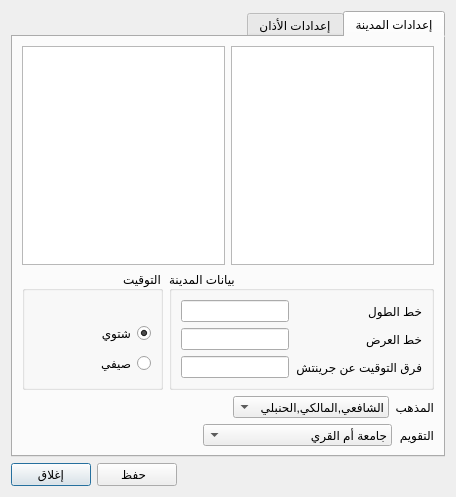
<?xml version="1.0" encoding="UTF-8"?>
<ui version="4.0">
 <class>SettingsDialog</class>
 <widget class="QDialog" name="SettingsDialog">
  <property name="geometry">
   <rect>
    <x>0</x>
    <y>0</y>
    <width>456</width>
    <height>497</height>
   </rect>
  </property>
  <property name="windowTitle">
   <string>Settings</string>
  </property>
  <property name="layoutDirection">
   <enum>Qt::LeftToRight</enum>
  </property>
  <property name="styleSheet">
   <string notr="true"/>
  </property>
  <property name="modal">
   <bool>false</bool>
  </property>
  <layout class="QVBoxLayout" name="verticalLayout_5">
   <item>
    <layout class="QHBoxLayout" name="horizontalLayout_11">
     <item>
      <widget class="QTabWidget" name="tabWidget">
       <property name="enabled">
        <bool>true</bool>
       </property>
       <property name="focusPolicy">
        <enum>Qt::TabFocus</enum>
       </property>
       <property name="layoutDirection">
        <enum>Qt::RightToLeft</enum>
       </property>
       <property name="currentIndex">
        <number>0</number>
       </property>
       <property name="iconSize">
        <size>
         <width>48</width>
         <height>48</height>
        </size>
       </property>
       <widget class="QWidget" name="tabWidgetPage1">
        <property name="layoutDirection">
         <enum>Qt::LeftToRight</enum>
        </property>
        <attribute name="icon">
         <iconset>
          <normaloff>icons/kubbetussahra_128x128x32.png</normaloff>icons/kubbetussahra_128x128x32.png</iconset>
        </attribute>
        <attribute name="title">
         <string>إعدادات المدينة</string>
        </attribute>
        <layout class="QVBoxLayout" name="verticalLayout">
         <item>
          <layout class="QHBoxLayout" name="horizontalLayout_10">
           <item>
            <widget class="QListWidget" name="listCountries"/>
           </item>
           <item>
            <widget class="QListWidget" name="listCities"/>
           </item>
          </layout>
         </item>
         <item>
          <layout class="QHBoxLayout" name="horizontalLayout_7">
           <item>
            <widget class="QGroupBox" name="groupBox_2">
             <property name="layoutDirection">
              <enum>Qt::RightToLeft</enum>
             </property>
             <property name="title">
              <string>التوقيت</string>
             </property>
             <layout class="QVBoxLayout" name="verticalLayout_3">
              <item>
               <spacer name="horizontalSpacer_8">
                <property name="orientation">
                 <enum>Qt::Horizontal</enum>
                </property>
                <property name="sizeHint" stdset="0">
                 <size>
                  <width>40</width>
                  <height>20</height>
                 </size>
                </property>
               </spacer>
              </item>
              <item>
               <layout class="QHBoxLayout" name="horizontalLayout_5">
                <item>
                 <widget class="QRadioButton" name="rbWinter">
                  <property name="text">
                   <string>شتوي</string>
                  </property>
                  <property name="checked">
                   <bool>true</bool>
                  </property>
                 </widget>
                </item>
                <item>
                 <spacer name="horizontalSpacer_3">
                  <property name="orientation">
                   <enum>Qt::Horizontal</enum>
                  </property>
                  <property name="sizeHint" stdset="0">
                   <size>
                    <width>40</width>
                    <height>20</height>
                   </size>
                  </property>
                 </spacer>
                </item>
               </layout>
              </item>
              <item>
               <layout class="QHBoxLayout" name="horizontalLayout_6">
                <item>
                 <widget class="QRadioButton" name="rbSummer">
                  <property name="text">
                   <string>صيفي</string>
                  </property>
                 </widget>
                </item>
                <item>
                 <spacer name="horizontalSpacer_4">
                  <property name="orientation">
                   <enum>Qt::Horizontal</enum>
                  </property>
                  <property name="sizeHint" stdset="0">
                   <size>
                    <width>40</width>
                    <height>20</height>
                   </size>
                  </property>
                 </spacer>
                </item>
               </layout>
              </item>
             </layout>
            </widget>
           </item>
           <item>
            <widget class="QGroupBox" name="groupBox">
             <property name="layoutDirection">
              <enum>Qt::LeftToRight</enum>
             </property>
             <property name="title">
              <string>بيانات المدينة</string>
             </property>
             <layout class="QVBoxLayout" name="verticalLayout_2">
              <item>
               <layout class="QHBoxLayout" name="horizontalLayout_3">
                <item>
                 <widget class="QLineEdit" name="txtLongitude"/>
                </item>
                <item>
                 <spacer name="horizontalSpacer">
                  <property name="orientation">
                   <enum>Qt::Horizontal</enum>
                  </property>
                  <property name="sizeHint" stdset="0">
                   <size>
                    <width>40</width>
                    <height>20</height>
                   </size>
                  </property>
                 </spacer>
                </item>
                <item>
                 <widget class="QLabel" name="label">
                  <property name="text">
                   <string>خط الطول</string>
                  </property>
                 </widget>
                </item>
               </layout>
              </item>
              <item>
               <layout class="QHBoxLayout" name="horizontalLayout">
                <item>
                 <widget class="QLineEdit" name="txtLatitude"/>
                </item>
                <item>
                 <spacer name="horizontalSpacer_2">
                  <property name="orientation">
                   <enum>Qt::Horizontal</enum>
                  </property>
                  <property name="sizeHint" stdset="0">
                   <size>
                    <width>40</width>
                    <height>20</height>
                   </size>
                  </property>
                 </spacer>
                </item>
                <item>
                 <widget class="QLabel" name="label_2">
                  <property name="text">
                   <string>خط العرض</string>
                  </property>
                 </widget>
                </item>
               </layout>
              </item>
              <item>
               <layout class="QHBoxLayout" name="horizontalLayout_4">
                <item>
                 <widget class="QLineEdit" name="txtTimeZone"/>
                </item>
                <item>
                 <widget class="QLabel" name="label_3">
                  <property name="text">
                   <string>فرق التوقيت عن جرينتش</string>
                  </property>
                 </widget>
                </item>
               </layout>
              </item>
             </layout>
            </widget>
           </item>
          </layout>
         </item>
         <item>
          <layout class="QHBoxLayout" name="horizontalLayout_8">
           <item>
            <spacer name="horizontalSpacer_5">
             <property name="orientation">
              <enum>Qt::Horizontal</enum>
             </property>
             <property name="sizeHint" stdset="0">
              <size>
               <width>40</width>
               <height>20</height>
              </size>
             </property>
            </spacer>
           </item>
           <item>
            <widget class="QComboBox" name="cboxMazhab">
             <property name="layoutDirection">
              <enum>Qt::RightToLeft</enum>
             </property>
             <item>
              <property name="text">
               <string>الشافعي,المالكي,الحنبلي</string>
              </property>
             </item>
             <item>
              <property name="text">
               <string>الحنفي</string>
              </property>
             </item>
            </widget>
           </item>
           <item>
            <widget class="QLabel" name="label_4">
             <property name="layoutDirection">
              <enum>Qt::RightToLeft</enum>
             </property>
             <property name="text">
              <string>المذهب</string>
             </property>
            </widget>
           </item>
          </layout>
         </item>
         <item>
          <layout class="QHBoxLayout" name="horizontalLayout_9">
           <item>
            <spacer name="horizontalSpacer_6">
             <property name="orientation">
              <enum>Qt::Horizontal</enum>
             </property>
             <property name="sizeHint" stdset="0">
              <size>
               <width>40</width>
               <height>20</height>
              </size>
             </property>
            </spacer>
           </item>
           <item>
            <widget class="QComboBox" name="cboxCalendar">
             <property name="layoutDirection">
              <enum>Qt::RightToLeft</enum>
             </property>
             <item>
              <property name="text">
               <string>جامعة أم القري</string>
              </property>
             </item>
             <item>
              <property name="text">
               <string>الهيئة  المصرية للمساحة</string>
              </property>
             </item>
             <item>
              <property name="text">
               <string>جامعة العلوم الأسلامية بكراتشي</string>
              </property>
             </item>
             <item>
              <property name="text">
               <string>الأتحاد الأسلامي بأمريكا الشمالية</string>
              </property>
             </item>
             <item>
              <property name="text">
               <string>رابطة العالم الأسلامي</string>
              </property>
             </item>
            </widget>
           </item>
           <item>
            <widget class="QLabel" name="label_5">
             <property name="layoutDirection">
              <enum>Qt::RightToLeft</enum>
             </property>
             <property name="text">
              <string>التقويم</string>
             </property>
            </widget>
           </item>
          </layout>
         </item>
        </layout>
       </widget>
       <widget class="QWidget" name="tabWidgetPage2">
        <property name="layoutDirection">
         <enum>Qt::LeftToRight</enum>
        </property>
        <attribute name="icon">
         <iconset>
          <normaloff>icons/preferences-desktop-sound.png</normaloff>icons/preferences-desktop-sound.png</iconset>
        </attribute>
        <attribute name="title">
         <string>إعدادات الأذان</string>
        </attribute>
        <layout class="QVBoxLayout" name="verticalLayout_6">
         <item>
          <layout class="QHBoxLayout" name="horizontalLayout_13">
           <item>
            <spacer name="horizontalSpacer_9">
             <property name="orientation">
              <enum>Qt::Horizontal</enum>
             </property>
             <property name="sizeHint" stdset="0">
              <size>
               <width>40</width>
               <height>20</height>
              </size>
             </property>
            </spacer>
           </item>
           <item>
            <widget class="QLabel" name="label_7">
             <property name="text">
              <string>صوت الأذان</string>
             </property>
            </widget>
           </item>
          </layout>
         </item>
         <item>
          <layout class="QHBoxLayout" name="horizontalLayout_12">
           <item>
            <widget class="QToolButton" name="btnStop">
             <property name="minimumSize">
              <size>
               <width>33</width>
               <height>33</height>
              </size>
             </property>
             <property name="text">
              <string/>
             </property>
             <property name="icon">
              <iconset>
               <normaloff>icons/media-playback-pause.png</normaloff>icons/media-playback-pause.png</iconset>
             </property>
            </widget>
           </item>
           <item>
            <widget class="QToolButton" name="btnPlay">
             <property name="minimumSize">
              <size>
               <width>33</width>
               <height>33</height>
              </size>
             </property>
             <property name="text">
              <string/>
             </property>
             <property name="icon">
              <iconset>
               <normaloff>icons/media-playback-start.png</normaloff>icons/media-playback-start.png</iconset>
             </property>
            </widget>
           </item>
           <item>
            <widget class="QComboBox" name="cboxAzanSound">
             <property name="layoutDirection">
              <enum>Qt::RightToLeft</enum>
             </property>
             <item>
              <property name="text">
               <string>مصر- ناصر القطامي</string>
              </property>
             </item>
             <item>
              <property name="text">
               <string>المسجد الحرام</string>
              </property>
             </item>
             <item>
              <property name="text">
               <string>المسجد النبوي</string>
              </property>
             </item>
             <item>
              <property name="text">
               <string>مصر - عبدالباسط عبد الصمد</string>
              </property>
             </item>
            </widget>
           </item>
          </layout>
         </item>
         <item>
          <spacer name="verticalSpacer_2">
           <property name="orientation">
            <enum>Qt::Vertical</enum>
           </property>
           <property name="sizeHint" stdset="0">
            <size>
             <width>20</width>
             <height>344</height>
            </size>
           </property>
          </spacer>
         </item>
        </layout>
       </widget>
      </widget>
     </item>
    </layout>
   </item>
   <item>
    <layout class="QHBoxLayout" name="horizontalLayout_2">
     <item>
      <widget class="QPushButton" name="pushButton">
       <property name="text">
        <string>إغلاق</string>
       </property>
      </widget>
     </item>
     <item>
      <widget class="QPushButton" name="btnSaveSettings">
       <property name="text">
        <string>حفظ  </string>
       </property>
      </widget>
     </item>
     <item>
      <spacer name="horizontalSpacer_7">
       <property name="orientation">
        <enum>Qt::Horizontal</enum>
       </property>
       <property name="sizeHint" stdset="0">
        <size>
         <width>40</width>
         <height>20</height>
        </size>
       </property>
      </spacer>
     </item>
    </layout>
   </item>
  </layout>
 </widget>
 <resources/>
 <connections>
  <connection>
   <sender>pushButton</sender>
   <signal>clicked()</signal>
   <receiver>SettingsDialog</receiver>
   <slot>close()</slot>
   <hints>
    <hint type="sourcelabel">
     <x>53</x>
     <y>435</y>
    </hint>
    <hint type="destinationlabel">
     <x>515</x>
     <y>0</y>
    </hint>
   </hints>
  </connection>
 </connections>
</ui>
